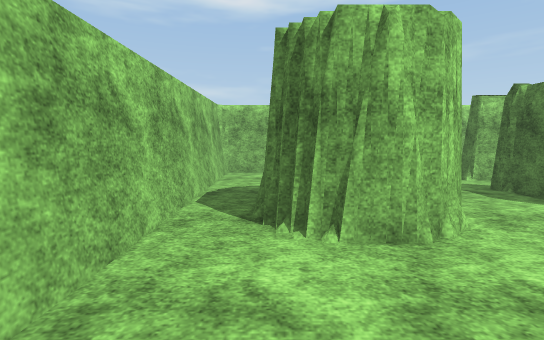
[1] (above)

18 first-person views from a walk through a 3-D level made in the Unity game engine. The camera is 1.3 m above the floor, tilts 6° down and sees 85° across. The floor is counted in squares, 1 m on a side. Each view is taken from the middle of a square. On the plan, view 1 faces up. The plan holds only what a view shows up to about 14 squares ahead; the rest is blank. The place goes on beyond the plan. The player character is not drawn. Some surface patterns are stand-ins.

[2]
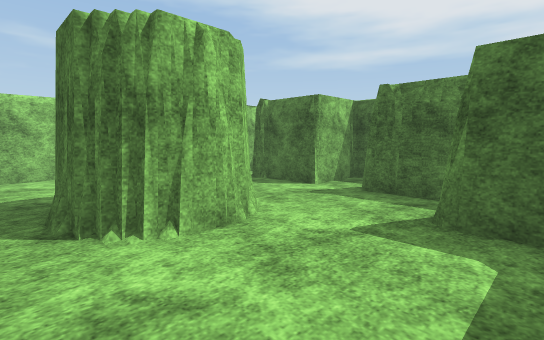

[3]
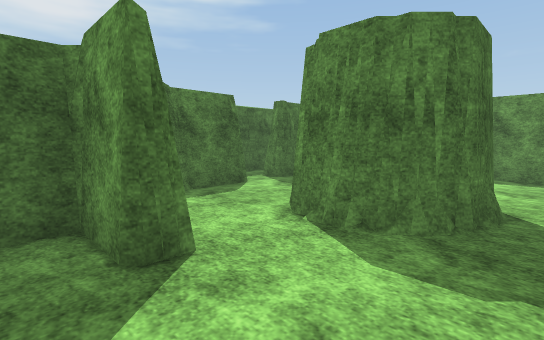

[4]
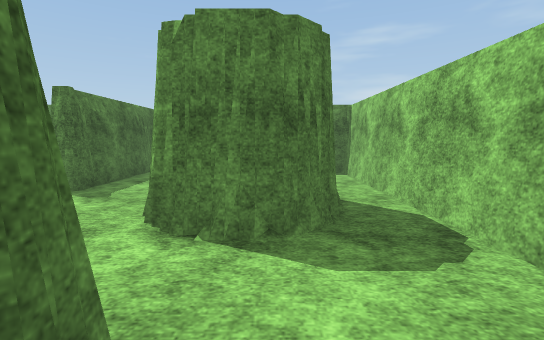

[5]
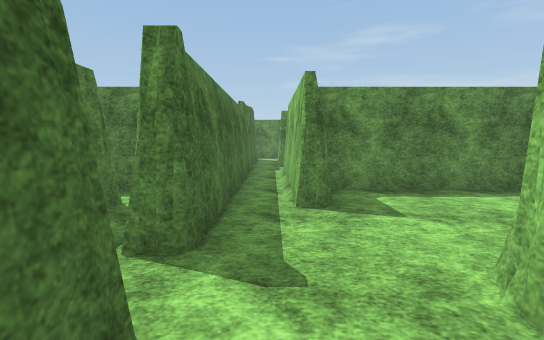

[6]
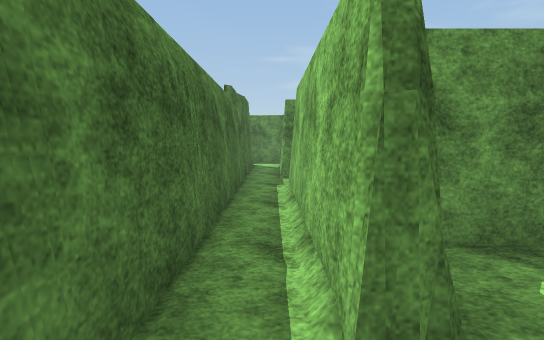

[7]
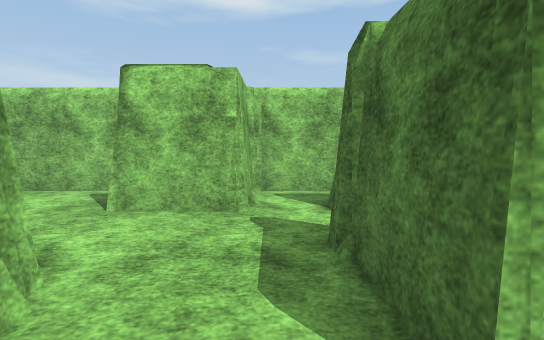

[8]
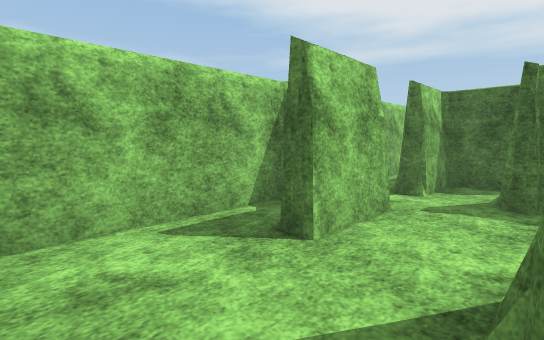

[9]
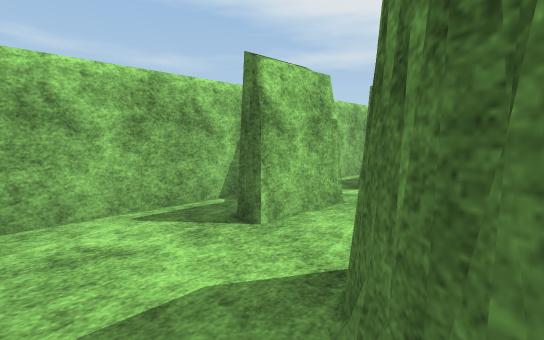

[10]
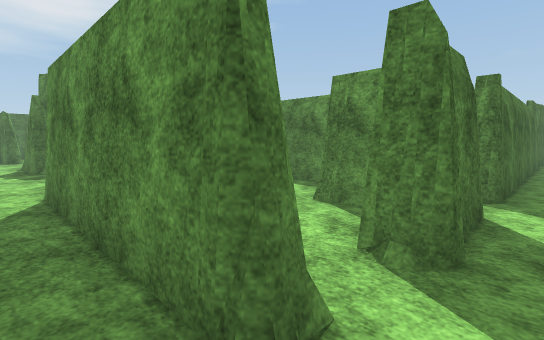

[11]
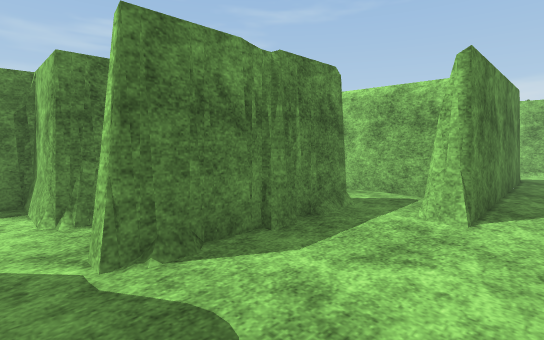

[12]
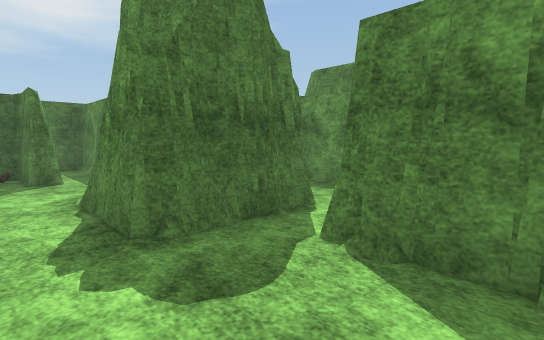

[13]
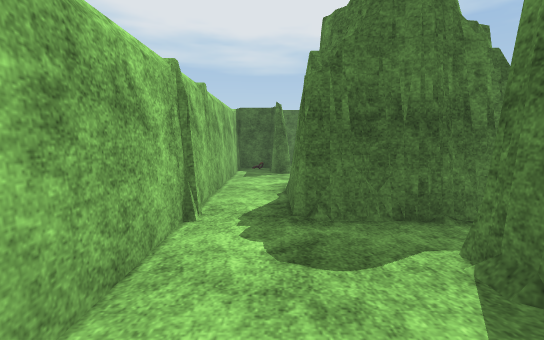

[14]
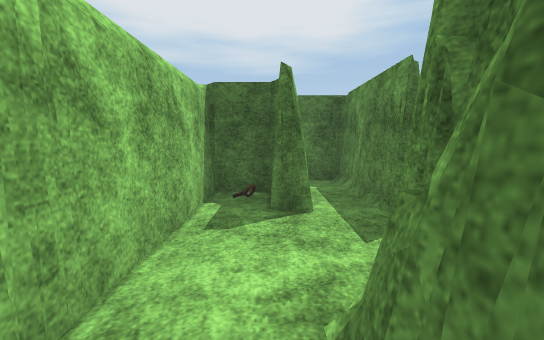

[15]
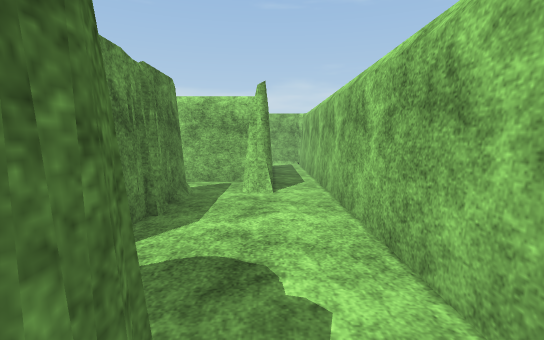

[16]
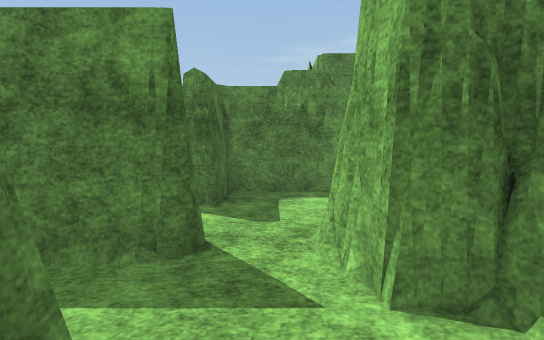

[17]
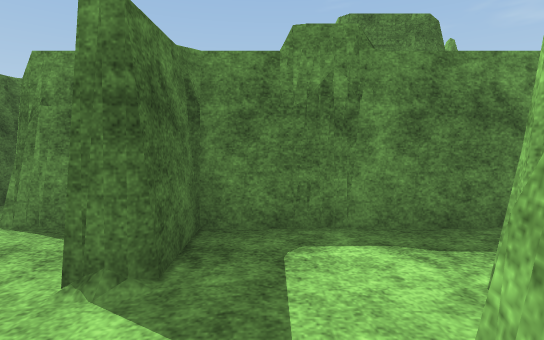

[18]
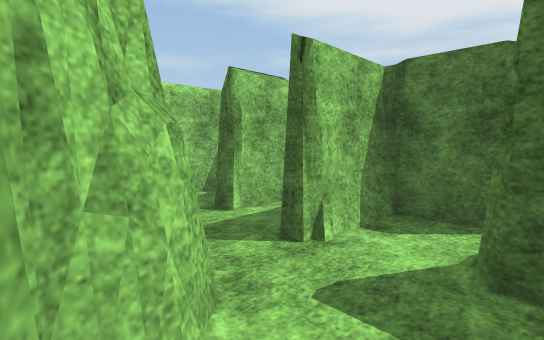

### Floor plan
Key: @ floor where view 1 was taken; # wall or solid block; . floor; O other object.
Columns run from 2 left of view 1 to 27 right of it. Each row starts with its distance up from view 1.
 12 ##############################
 11 #.....#.....................O#
 10 #...###..######.............##
  9 #...###..##  ##......#####..##
  8 #.......##    ######.#  ##.###
  7 #..##...#          #.#  ##.###
  6 #.####..#          #.####....#
  5 #.# ##..#          #..# ...###
  4 #.###...#          #########
  3 #.......#
  2 #.......#
  1 #.....#.#
  0 #.@...#.#
 -1 #######.#
 -2       #.#
 -3       #.#
 -4       #.#
 -5       #.#
 -6        .#
 -7       ###

Positions as (right, up) in squares from view 1, and headings:
1: (0, 0), facing up
2: (-1, 0), facing up-right
3: (-1, 11), facing down-right
4: (1, 11), facing down
5: (5, 7), facing down
6: (5, 3), facing down
7: (5, 4), facing up
8: (-1, 7), facing up-right
9: (-1, 6), facing up-right
10: (5, 11), facing down-right
11: (18, 11), facing down-left
12: (15, 11), facing down-right
13: (14, 10), facing right
14: (20, 10), facing right
15: (20, 10), facing left
16: (24, 11), facing down
17: (24, 8), facing down
18: (22, 5), facing up-right
